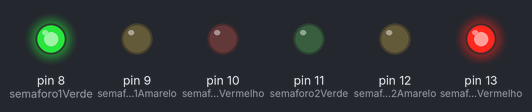
Bench run of a sketch on a simulated Arduino Uno, built with avr-gcc and run on an emulated ATmega328P. Parts: output pins drawn as LEDs (lit = HIGH).

Above: at 2.5 s.
At 6.2 s:
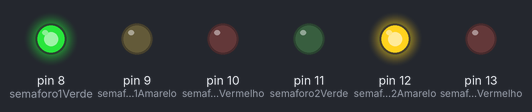
At 10.0 s:
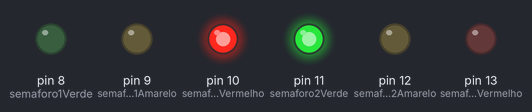
At 13.7 s:
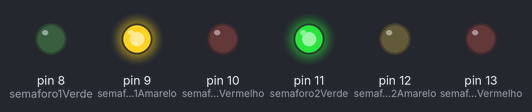
Timing chart, 0 to 19.5 s (numbered marks = the images above):
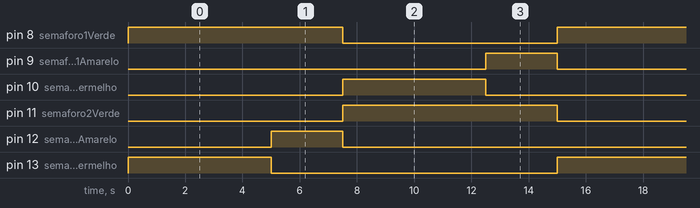

The sketch:

Semaforo_Arduino.ino
```cpp
/*
* Projeto: Semáforo em Arduino
* Descrição: Controle de dois semáforos utilizando LEDs e Arduino.
*/

// Definição dos pinos para o Semáforo 1
int semaforo1Verde = 8;    // LED verde do semáforo 1 conectado ao pino 8
int semaforo1Amarelo = 9;  // LED amarelo do semáforo 1 conectado ao pino 9
int semaforo1Vermelho = 10;// LED vermelho do semáforo 1 conectado ao pino 10

// Definição dos pinos para o Semáforo 2
int semaforo2Verde = 11;    // LED verde do semáforo 2 conectado ao pino 11
int semaforo2Amarelo = 12;  // LED amarelo do semáforo 2 conectado ao pino 12
int semaforo2Vermelho = 13; // LED vermelho do semáforo 2 conectado ao pino 13

void setup()
{
  // Configura os pinos dos LEDs do Semáforo 1 como saída
  pinMode(semaforo1Verde, OUTPUT);    // Define o pino do LED verde do semáforo 1 como saída
  pinMode(semaforo1Amarelo, OUTPUT);  // Define o pino do LED amarelo do semáforo 1 como saída
  pinMode(semaforo1Vermelho, OUTPUT); // Define o pino do LED vermelho do semáforo 1 como saída

  // Configura os pinos dos LEDs do Semáforo 2 como saída
  pinMode(semaforo2Verde, OUTPUT);    // Define o pino do LED verde do semáforo 2 como saída
  pinMode(semaforo2Amarelo, OUTPUT);  // Define o pino do LED amarelo do semáforo 2 como saída
  pinMode(semaforo2Vermelho, OUTPUT); // Define o pino do LED vermelho do semáforo 2 como saída
}

void loop()
{
  // 1ª etapa: Semáforo 1 verde, Semáforo 2 vermelho
  digitalWrite(semaforo1Verde, HIGH);     // Acende o LED verde do semáforo 1
  digitalWrite(semaforo1Amarelo, LOW);    // Apaga o LED amarelo do semáforo 1
  digitalWrite(semaforo1Vermelho, LOW);   // Apaga o LED vermelho do semáforo 1

  digitalWrite(semaforo2Verde, LOW);      // Apaga o LED verde do semáforo 2
  digitalWrite(semaforo2Amarelo, LOW);    // Apaga o LED amarelo do semáforo 2
  digitalWrite(semaforo2Vermelho, HIGH);  // Acende o LED vermelho do semáforo 2

  delay(5000); // Mantém esse estado por 5 segundos

  // 2ª etapa: Semáforo 1 verde, Semáforo 2 amarelo
  digitalWrite(semaforo1Verde, HIGH);     // Mantém o LED verde do semáforo 1 aceso
  digitalWrite(semaforo1Amarelo, LOW);    // Mantém o LED amarelo do semáforo 1 apagado
  digitalWrite(semaforo1Vermelho, LOW);   // Mantém o LED vermelho do semáforo 1 apagado

  digitalWrite(semaforo2Verde, LOW);      // Mantém o LED verde do semáforo 2 apagado
  digitalWrite(semaforo2Amarelo, HIGH);   // Acende o LED amarelo do semáforo 2
  digitalWrite(semaforo2Vermelho, LOW);   // Apaga o LED vermelho do semáforo 2

  delay(2500); // Mantém esse estado por 2,5 segundos

  // 3ª etapa: Semáforo 1 vermelho, Semáforo 2 verde
  digitalWrite(semaforo1Verde, LOW);      // Apaga o LED verde do semáforo 1
  digitalWrite(semaforo1Amarelo, LOW);    // Apaga o LED amarelo do semáforo 1
  digitalWrite(semaforo1Vermelho, HIGH);  // Acende o LED vermelho do semáforo 1

  digitalWrite(semaforo2Verde, HIGH);     // Acende o LED verde do semáforo 2
  digitalWrite(semaforo2Amarelo, LOW);    // Apaga o LED amarelo do semáforo 2
  digitalWrite(semaforo2Vermelho, LOW);   // Apaga o LED vermelho do semáforo 2

  delay(5000); // Mantém esse estado por 5 segundos

  // 4ª etapa: Semáforo 1 vermelho, Semáforo 2 amarelo
  digitalWrite(semaforo1Verde, LOW);      // Mantém o LED verde do semáforo 1 apagado
  digitalWrite(semaforo1Amarelo, HIGH);   // Acende o LED amarelo do semáforo 1
  digitalWrite(semaforo1Vermelho, LOW);   // Apaga o LED vermelho do semáforo 1

  digitalWrite(semaforo2Verde, HIGH);     // Mantém o LED verde do semáforo 2 aceso
  digitalWrite(semaforo2Amarelo, LOW);    // Mantém o LED amarelo do semáforo 2 apagado
  digitalWrite(semaforo2Vermelho, LOW);   // Mantém o LED vermelho do semáforo 2 apagado

  delay(2500); // Mantém esse estado por 2,5 segundos
  // O loop reinicia e repete o ciclo do semáforo
}
```

Measured:
- by itself, pin 8 (semaforo1Verde), pin 11 (semaforo2Verde): alternates HIGH for 7.5 s and LOW for 7.5 s
- by itself, pin 9 (semaforo1Amarelo), pin 12 (semaforo2Amarelo): alternates HIGH for 2.5 s and LOW for 12.5 s
- by itself, pin 10 (semaforo1Vermelho), pin 13 (semaforo2Vermelho): alternates HIGH for 5.0 s and LOW for 10.0 s
